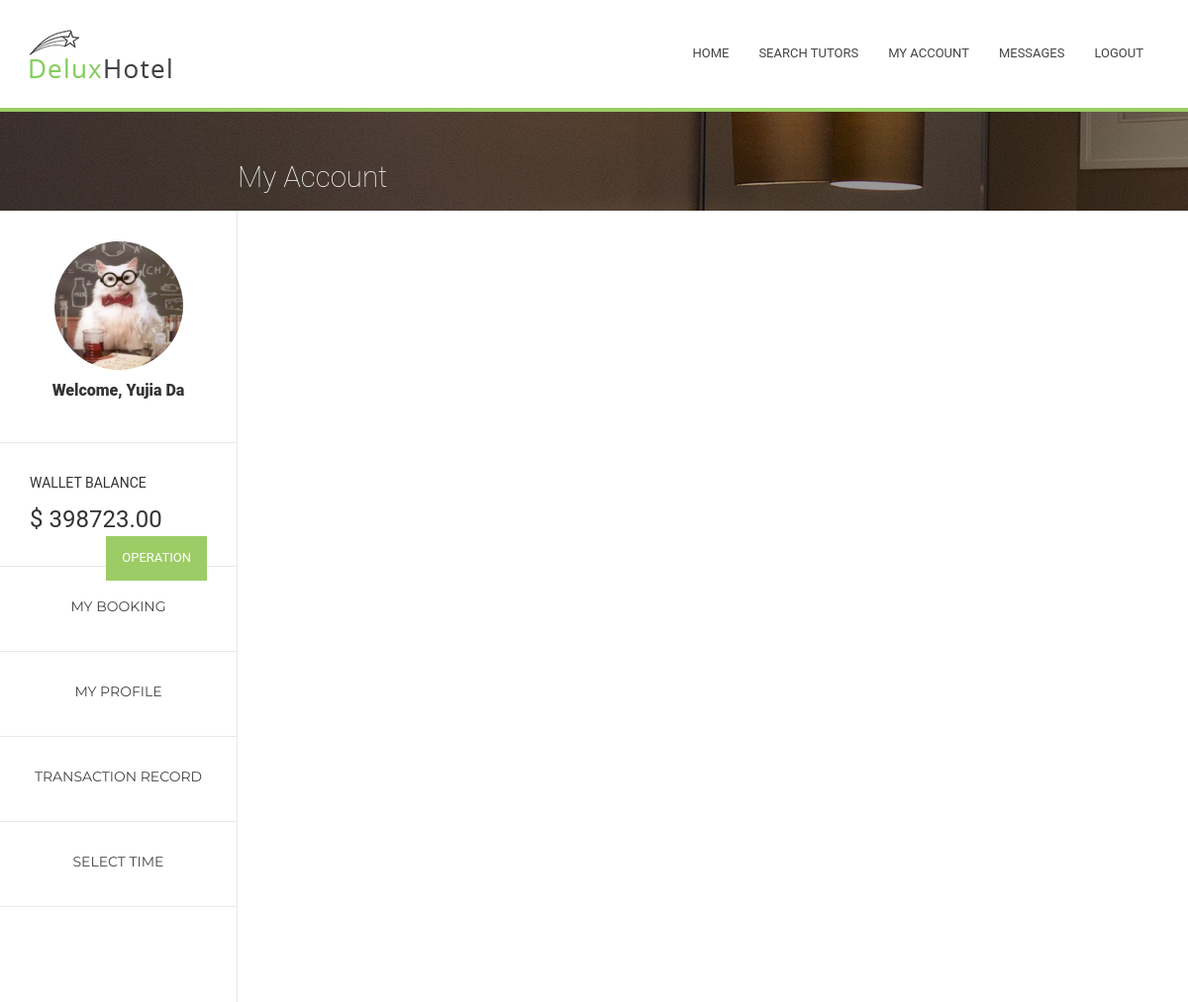
The page /Tutorial/4/myAccount/ (signed in) on the database as committed earlier.
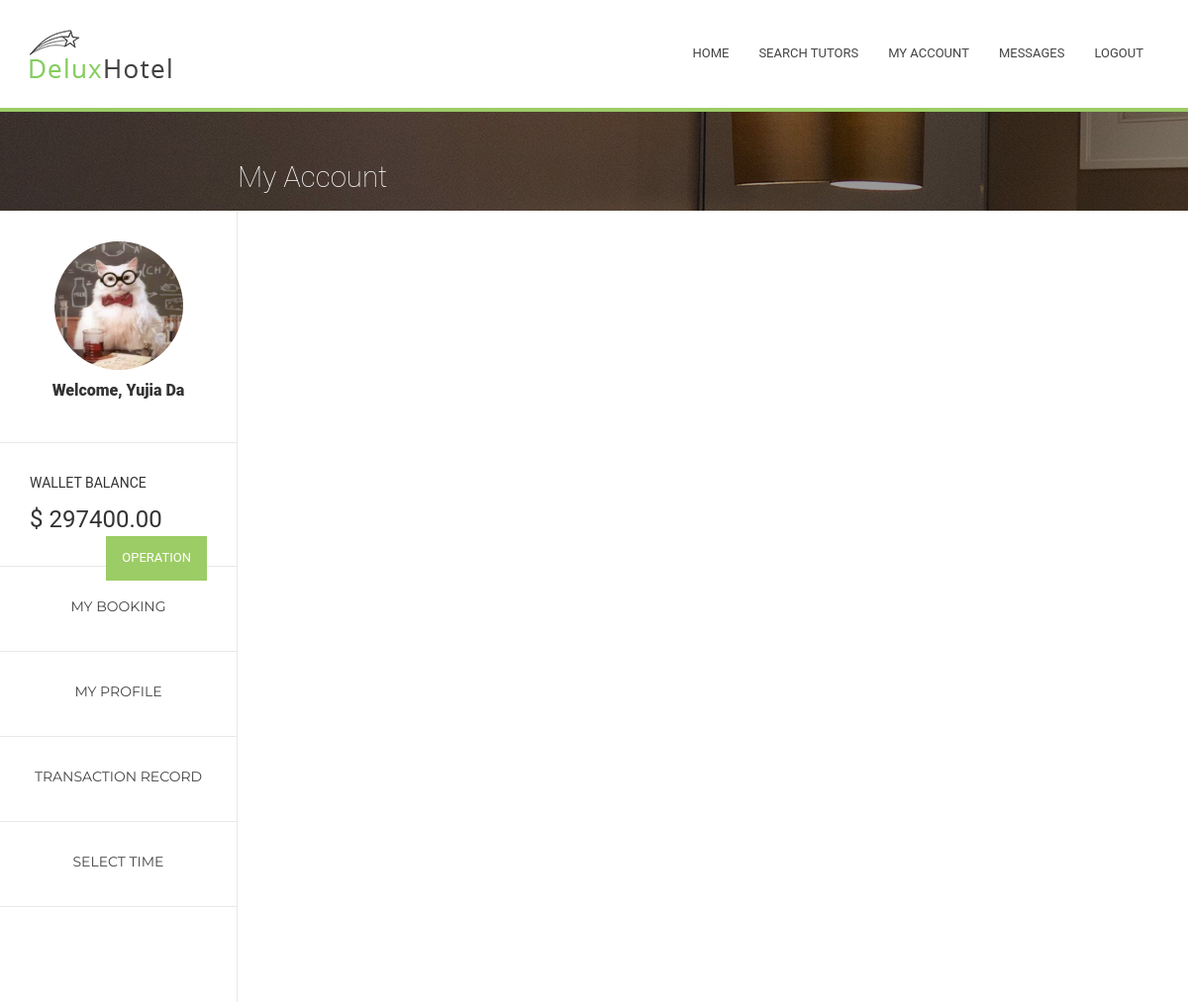
The same page on the database as committed later.
### Tutorial/models.py (models this page shows, shortened)
class MyUser(models.Model):
    user = models.ForeignKey(User, on_delete = models.CASCADE )
    wallet = models.ForeignKey(Wallet, on_delete = models.CASCADE)
    profile_content = models.CharField(max_length=2000, default="")
    phone = models.IntegerField(null = True)
    image = models.ImageField(upload_to='profile_image', default='profile_image/default.jpg')

class Wallet(models.Model):
    balance = models.DecimalField(max_digits=10, decimal_places=2, default=0.0)

### Tutorial/views.py (the view)
# urls.py: url(r'^(?P<myuser_id>[0-9]+)/myAccount/$', views.myaccount, name='myaccount'),
def myaccount(request, myuser_id):
    if not request.user.is_authenticated() or request.user.is_anonymous(): #visitor or client
        return render(request, 'home.html')
    if not MyUser.objects.filter(user=request.user):
        return HttpResponseRedirect('/Tutorial/admin/')
    myuser = MyUser.objects.get(user=request.user) #myuser = get_object_or_404(MyUser, pk=myuser_id)
    isstudent = "0"
    istutor = "0"
    if Student.objects.filter(myuser=myuser):
       isstudent = "1"
    if Tutor.objects.filter(myuser=myuser):
        istutor = "1"
        mytutor = Tutor.objects.get(myuser=myuser)
        return render(request, 'myaccount/myaccount.html',{'user': myuser, 'isstudent': isstudent, 'istutor': istutor, 'tutor': mytutor})
    return render(request, 'myaccount/myaccount.html', {'user':myuser, 'isstudent': isstudent, 'istutor': istutor})

### Tutorial/templates/myaccount/myaccount.html (shortened to what this page needs)
{% extends "Menu.html" %}
{% block content %}
<section class="breadcrumbs" style="background-image: url(/static/bootstrap/images/breadcrumbs/best-room.jpg)">
    <div class="right">
    <div class="row">
          <div class="col-md-6">
            <h1 class="h1">My Account</h1>
          </div>
        </div>
    </div>
        </section>
    <div class="left">
             <div class="avater" style="text-align : center;">
                    <img src="/static/bootstrap/images/best-rooms/1.jpg" style="width : 130px; height: 130px; border-radius: 130px; ">
                    <div class="small">Welcome, {{user.user.first_name}} {{user.user.last_name}}</div>
                 </div>
              <div class="avater" >
                  <div style="margin-bottom : 10px;">WALLET BALANCE</div>
                  <div style="font-size: 18pt; font-weight: 400; margin-top: 5px; margin-bottom: 0;">$ {{user.wallet.balance}}
                   <a href="{% url 'Tutorial:mywallet' user.id %}" class="moneyButton" ><div class ="btn btn-default">OPERATION</div></a>
                </div>
              </div>
              <a href="{% url 'Tutorial:mybooking' user.id %}"><div class="navbox">
                <div class="best-tutor_t">MY BOOKING</div>
                </div></a>
            <a href="{% url 'Tutorial:myprofile' user.id %}">
              <div class="navbox" >
                <div class="best-tutor_t">MY PROFILE</div>
                </div>
                </a>
            <a href="{% url 'Tutorial:mytransaction' user.id %}">
                <div class="navbox" >
                    <div class="best-tutor_t">TRANSACTION RECORD</div>
                </div>
            </a>
            {% if tutor %}
            <a href="{% url 'Tutorial:tutorTimeslot' user.id tutor.id %}" id="fortutoronly" >
                <div class="navbox" >
                    <div class="best-tutor_t">SELECT TIME</div>
                </div>
            </a>
            {% endif %}
     </div>
{% endblock %}

Rows that differ between the two databases and show on the page:
changed through a linked row, MyUser "Yujia": wallet.balance "398723.00" → "297400.00"
